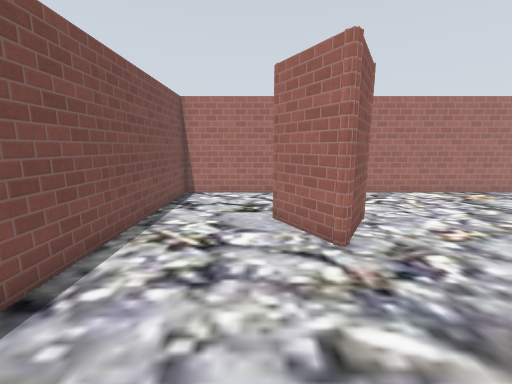
[1] (above)

15 first-person views from a walk through a robot-simulator world made for Gazebo. The camera is 1.2 m above the floor, tilts 10° down and sees 90° across. The floor is counted in squares, 0.5 m on a side. Each view is taken from the middle of a square. On the plan, view 1 faces up. The plan holds only what a view shows up to about 17 squares ahead; the rest is blank. The place goes on beyond the plan. Simple patterns stand in for the simulator's built-in surfaces.

[2]
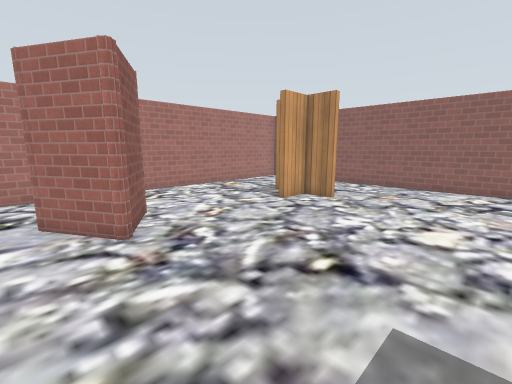

[3]
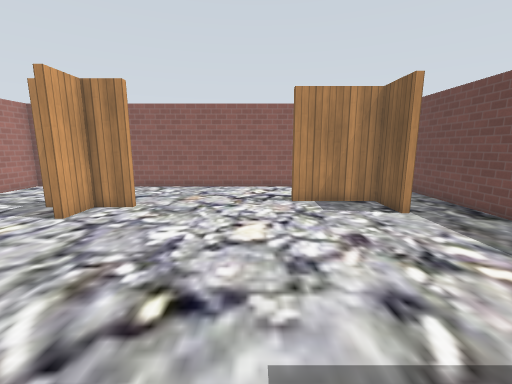

[4]
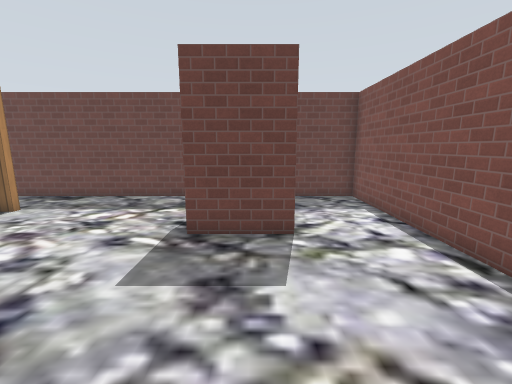

[5]
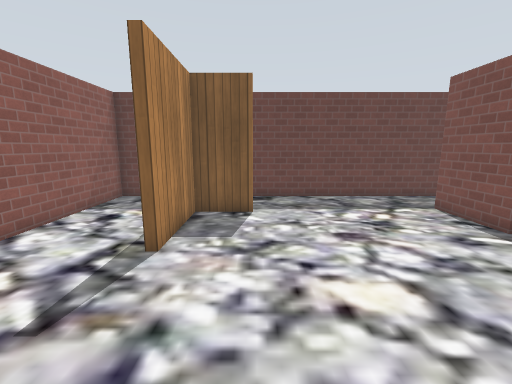

[6]
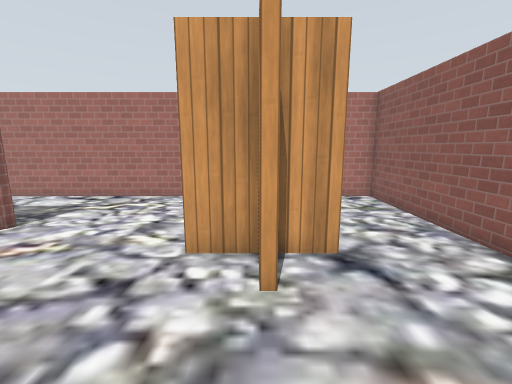

[7]
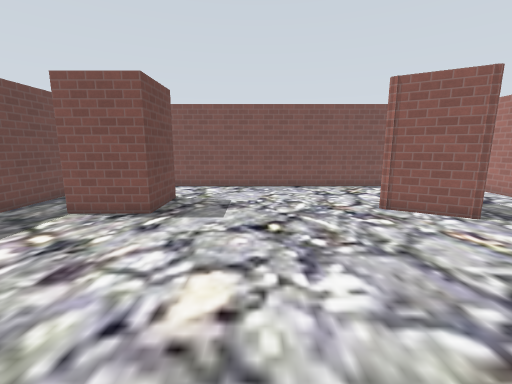

[8]
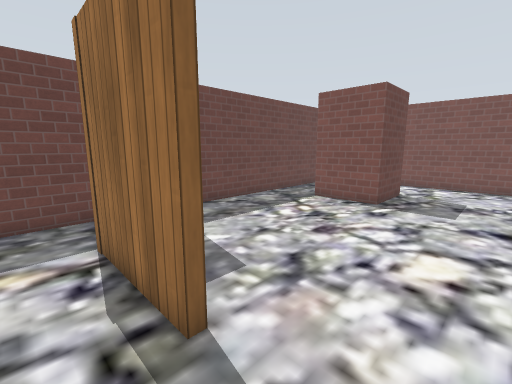

[9]
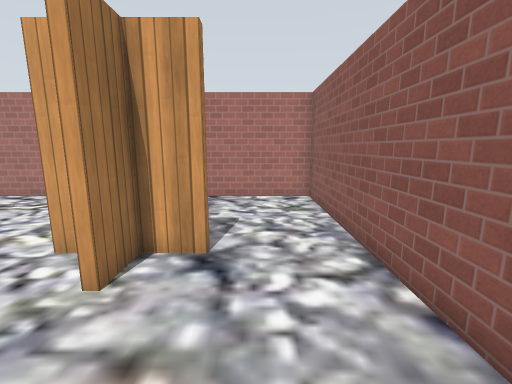

[10]
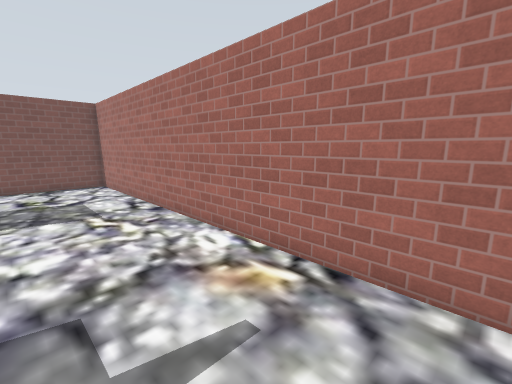

[11]
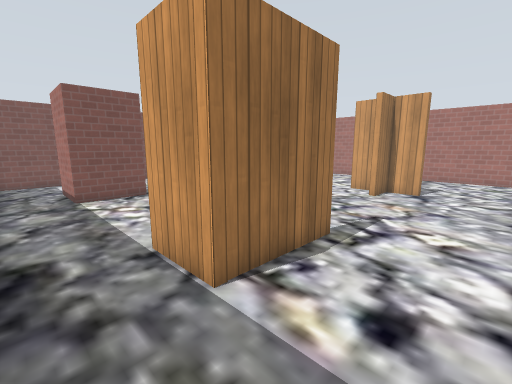

[12]
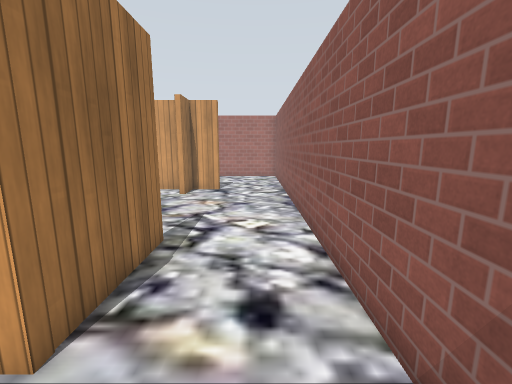

[13]
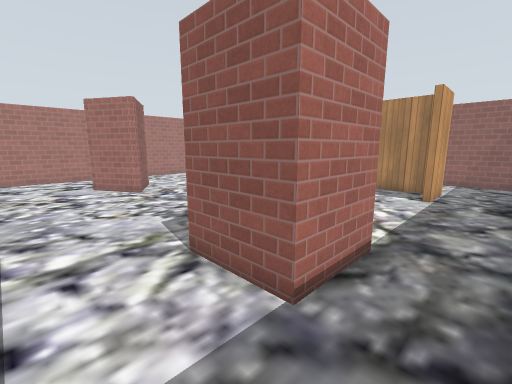

[14]
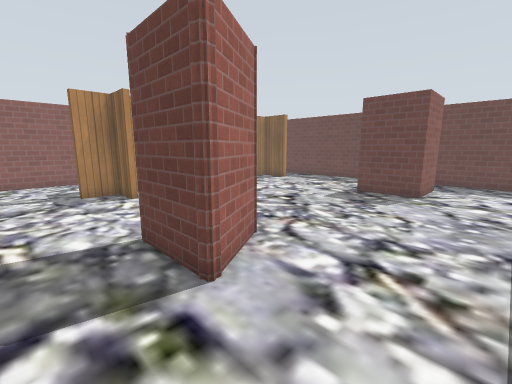

[15]
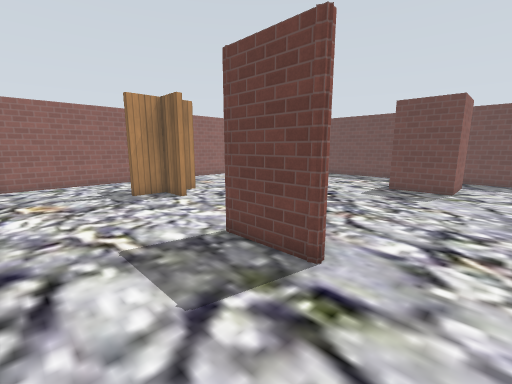

### Floor plan
Points are (right, up) in squares from view 1. A wall is a line through its corners. A room is listed if a view was taken in it or the views show most of it. See-through windows are left out.
Room 1 (views 1, 2, 3, 4, 5, 6, 7, 8, 9, 10, 11, 12, 13, 14, 15)
walls: (9.4, 6.8) (11.1, 6.8) (11.1, 8.5); (11.1, 4.9) (11.1, 6.5) (9.4, 6.5); (2.1, 5.9) (0.6, 8.5) (0.7, 8.6) (3.7, 8.6) (2.2, 6); (13, 6.5) (11.4, 6.5) (11.4, 4.9); (2.9, -2.9) (2.9, -5.9) (-0.1, -5.9) (-0.1, -2.9) (2.9, -2.9); (12.6, -1.6) (12.6, -5.6) (10.1, -5.6) (10.1, -5.3) (12.3, -5.3) (12.3, -1.6); (16.6, 13.4) (-3.8, 13.4) (-3.8, -8.5) (16.6, -8.5) (16.6, 13.4)

Positions as (right, up) in squares from view 1, and headings:
1: (0, 0), facing up
2: (0, -1), facing up-right
3: (1, 0), facing right
4: (1, 4), facing down
5: (10, 4), facing down
6: (11, 1), facing up
7: (12, 1), facing left
8: (14, 1), facing down-left
9: (14, 1), facing up
10: (14, 9), facing up-left
11: (16, -8), facing up-left
12: (15, -8), facing up
13: (-3, -8), facing up-right
14: (-3, 11), facing down-right
15: (-2, 13), facing down-right
